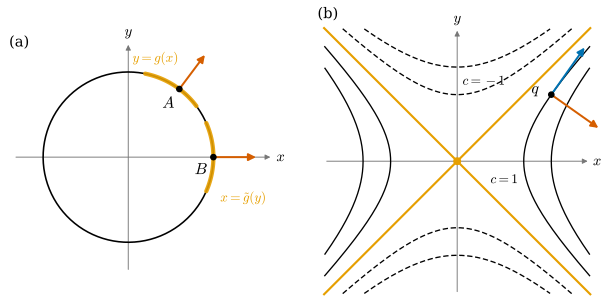

The Python source for this figure:
"""그림 2.4.1: 등위집합과 음함수 정리 (2.4절, 예 2.4.5, 비예 2.4.3, 예 2.4.11).

(a) 원 F(x, y) = x^2 + y^2 = 1.
    A = (0.6, 0.8): ∂_y F(A) = 1.6 ≠ 0 이므로 A 근처에서 y = √(1 - x^2) (주황, x ∈ [0.2, 0.8]).
    B = (1, 0): ∂_y F(B) = 0 이지만 ∂_x F(B) = 2 ≠ 0 이므로 B 근처에서 x = √(1 - y^2) (주황, y ∈ [-0.4, 0.4]).
    주홍 화살표: 기울기 grad F의 1/4배.
(b) 안장면의 높이함수 f(x, y) = x^2 - y^2의 등위곡선 c = -2, -1, 0, 1, 2.
    q = (√2, 1) (c = 1): 주홍 = grad f(q)의 1/4배, 파랑 = ker Df(q)의 벡터 (1, √2)의 1/2배.
    원점: grad f = 0, 등위집합 c = 0 은 두 직선 y = ±x (그래프가 아니다).

실행: 프로젝트 루트에서 ``PYTHONPATH=tools python3 chapters/02-calculus-rn/figures/fig-2-4-1-level-sets.py``
"""

import dgfig

dgfig.setup()

import matplotlib.pyplot as plt
import numpy as np

C = dgfig.COLORS
LW = dgfig.LW
S_GRAD = 0.25     # 기울기 벡터의 배율 (캡션에 적음)


def arrow(ax, base, vec, color, lw=None, z=6):
    base = np.asarray(base, float)
    ax.annotate("", xy=base + np.asarray(vec, float), xytext=base,
                arrowprops=dict(arrowstyle="-|>", color=color, lw=lw or LW["vector"],
                                mutation_scale=11, shrinkA=0, shrinkB=0), zorder=z)


def axes(ax, lim, xlim=None):
    xlim = xlim or lim
    ax.annotate("", xy=(xlim, 0), xytext=(-lim, 0),
                arrowprops=dict(arrowstyle="-|>", color=C["aux"], lw=0.7, mutation_scale=8), zorder=0)
    ax.annotate("", xy=(0, lim), xytext=(0, -lim),
                arrowprops=dict(arrowstyle="-|>", color=C["aux"], lw=0.7, mutation_scale=8), zorder=0)
    ax.text(xlim + 0.04, 0, r"$x$", fontsize=11, va="center")
    ax.text(0, lim + 0.04, r"$y$", fontsize=11, ha="center", va="bottom")


# 자기검사
A = np.array([0.6, 0.8]); B = np.array([1.0, 0.0]); q = np.array([np.sqrt(2), 1.0])
assert abs(A @ A - 1) < 1e-12 and abs(B @ B - 1) < 1e-12
assert abs(q[0] ** 2 - q[1] ** 2 - 1) < 1e-12
grad_q = np.array([2 * q[0], -2 * q[1]])
tan_q = np.array([1.0, np.sqrt(2)])
assert abs(grad_q @ tan_q) < 1e-12                      # grad ⊥ 접선 (명제 2.4.10)
hq = lambda x: np.sqrt(x ** 2 - 1)
assert abs((hq(q[0] + 1e-6) - hq(q[0] - 1e-6)) / 2e-6 - np.sqrt(2)) < 1e-6   # h'(√2) = √2

fig, (axA, axB) = plt.subplots(1, 2, figsize=(6.4, 3.3))

# (a) 원 ------------------------------------------------------------------------
ax = axA
dgfig.schematic_axes(ax, (-1.45, 1.95), (-1.35, 1.45))
axes(ax, 1.35, xlim=1.7)
t = np.linspace(0, 2 * np.pi, 400)
ax.plot(np.cos(t), np.sin(t), color=C["main"], lw=1.2, zorder=2)
xs = np.linspace(0.2, 0.8, 100)
ax.plot(xs, np.sqrt(1 - xs ** 2), color=C["accent"], lw=3.2, alpha=0.9, zorder=3, solid_capstyle="round")
ys = np.linspace(-0.4, 0.4, 100)
ax.plot(np.sqrt(1 - ys ** 2), ys, color=C["accent"], lw=3.2, alpha=0.9, zorder=3, solid_capstyle="round")
for P0 in (A, B):
    arrow(ax, P0, S_GRAD * 2 * P0, C["normal"])
    ax.plot(*P0, "o", color=C["main"], ms=4, zorder=7)
ax.text(A[0] - 0.2, A[1] - 0.22, r"$A$", fontsize=12)
ax.text(B[0] - 0.22, B[1] - 0.2, r"$B$", fontsize=12)
ax.text(0.05, 1.12, r"$y = g(x)$", fontsize=10, color=C["accent"])
ax.text(1.08, -0.52, r"$x = \tilde g(y)$", fontsize=10, color=C["accent"])
ax.text(-1.4, 1.3, "(a)", fontsize=11)

# (b) 안장면의 등위곡선 ---------------------------------------------------------------
ax = axB
lim = 2.0
dgfig.schematic_axes(ax, (-lim - 0.1, lim + 0.25), (-lim - 0.1, lim + 0.35))
axes(ax, lim)
for c in (-2.0, -1.0, 1.0, 2.0):
    s = np.linspace(-1.6, 1.6, 300)
    if c > 0:
        for sgn in (1, -1):
            X, Y = sgn * np.sqrt(c) * np.cosh(s), np.sqrt(c) * np.sinh(s)
            m = (np.abs(X) <= lim) & (np.abs(Y) <= lim)
            ax.plot(np.where(m, X, np.nan), np.where(m, Y, np.nan), color=C["main"], lw=1.0, zorder=2)
    else:
        for sgn in (1, -1):
            X, Y = np.sqrt(-c) * np.sinh(s), sgn * np.sqrt(-c) * np.cosh(s)
            m = (np.abs(X) <= lim) & (np.abs(Y) <= lim)
            ax.plot(np.where(m, X, np.nan), np.where(m, Y, np.nan), color=C["main"], lw=1.0, ls=(0, (4, 2)), zorder=2)
u = np.linspace(-lim, lim, 10)
ax.plot(u, u, color=C["accent"], lw=1.6, zorder=3)
ax.plot(u, -u, color=C["accent"], lw=1.6, zorder=3)
ax.plot(0, 0, "o", color=C["accent"], ms=5, zorder=7)
arrow(ax, q, S_GRAD * grad_q, C["normal"])
arrow(ax, q, 0.5 * tan_q, C["tangent"])
ax.plot(*q, "o", color=C["main"], ms=4, zorder=7)
ax.text(q[0] - 0.3, q[1] + 0.02, r"$q$", fontsize=12)
ax.text(0.5, -0.33, r"$c=1$", fontsize=10)
ax.text(0.08, 1.15, r"$c=-1$", fontsize=10)
ax.text(-2.1, 2.15, "(b)", fontsize=11)

fig.subplots_adjust(wspace=0.08, left=0.01, right=0.99, top=0.98, bottom=0.02)
dgfig.save(fig, __file__)
